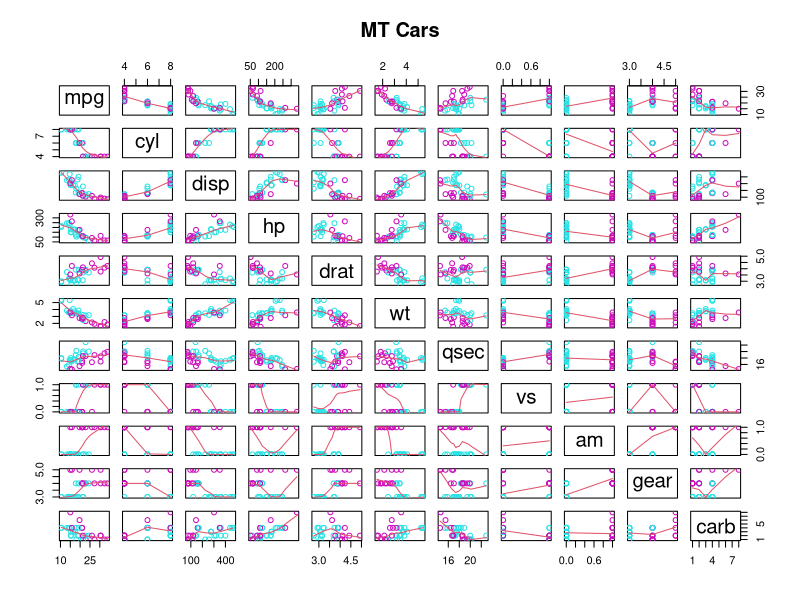
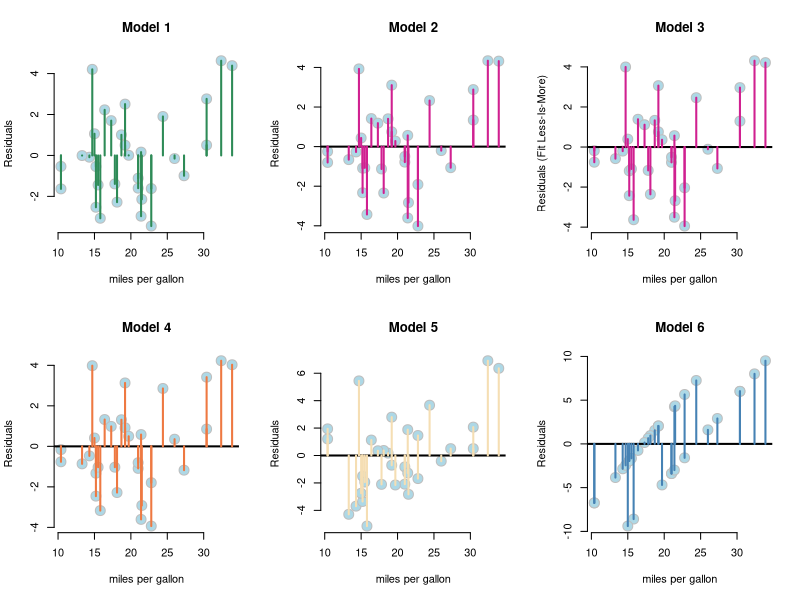

The R source for these figures, in order:
## ---- chunk 1
data(mtcars)
mtc<-data.frame(mtcars)
## ---- chunk 2
pairs(mtc, panel = panel.smooth, main = "MT Cars", col = 13 + (mtc$am >0))
## ---- chunk 3
 M<-abs(cor(mtc))
 wM <- which(M> 0.9, arr.ind=T)
## ---- chunk 4
wM2 <-which(M> 0.8, arr.ind=T)
## ---- chunk 5
mtc$am<-as.character(mtc$am)
mtc$am[mtc$am=="0"]<-"auto"
mtc$am[mtc$am=="1"]<-"manual"
## ---- chunk 6
  fit1<-lm(formula = mpg ~ .,  data = mtc) 
  f1<-summary(fit1)
  fit2<-lm(formula = mpg ~ wt + cyl + am + gear + drat + qsec + carb,  data = mtc)
  f2<-summary(fit2)
  fit3<-lm(formula = mpg ~ wt  + am + gear + drat + qsec + carb,  data = mtc)
  f3<-summary(fit3)
  fit4<-lm(formula = mpg ~ wt  + am  + drat + qsec + carb,  data = mtc)
  f4<-summary(fit4)
  fit5<-lm(formula = mpg ~ wt  + am  + drat ,  data = mtc)
  f5<-summary(fit5)
  fit6<-lm(formula = mpg ~ am ,  data = mtc)
  f6<-summary(fit6)
## ---- chunk 7
anova(fit1,fit2,fit3, fit4, fit5, fit6)
## ---- chunk 8
f1s <-summary(fit1)$coefficients[1,]  
f2s <-summary(fit2)$coefficients[1,]  
f3s <-summary(fit3)$coefficients[1,]
f4s <-summary(fit4)$coefficients[1,]   
f5s <-summary(fit5)$coefficients[1,] 
f6s <-summary(fit6)$coefficients[1,] 

paste("Model 1 : ") ;f1s  
paste("Model 2 : ") ;f2s
paste("Model 3 : ") ;f3s  
paste("Model 4 : ");f4s   
paste("Model 5 : ");f5s 
paste("Model 6 : ");f6s   

f6error <- summary(fit6)$coefficients[1,4]
f6serror <-summary(fit6)$coefficients[1,2]
f6sincrease <-summary(fit6)$coefficients[1,1]

f6
## ---- chunk 9
e1 <- resid(fit1); e3 <- resid(fit3) ; e2 <- resid(fit2)
e4 <- resid(fit4); e5 <- resid(fit5) ; e6 <- resid(fit6)

par(mfrow = c(2, 3))
plot(mtc$mpg, e1,  
    xlab = "miles per gallon", 
     ylab = "Residuals", 
     main="Model 1",
     bg = "lightblue", 
     col = "gray", cex = 2, pch = 21,frame = FALSE)
abline(fit1, lwd = 2)
for (i in 1 : length(mtc$mpg)) 
lines(c(mtc$mpg[i], mtc$mpg[i]),c(e1[i], 0), col = "seagreen" , lwd = 2)

plot(mtc$mpg, e2,  
     xlab = "miles per gallon", 
     ylab = "Residuals", 
      main="Model 2",
     bg = "lightblue", 
     col = "gray", cex = 2, pch = 21,frame = FALSE)
abline(h = 0, lwd = 2)
for (i in 1 : length(mtc$mpg)) 
lines(c(mtc$mpg[i], mtc$mpg[i]),c(e2[i], 0), col = "violetred" , lwd = 2)

plot(mtc$mpg, e3,  
     xlab = "miles per gallon", 
     ylab = "Residuals (Fit Less-Is-More)", 
      main="Model 3",
     bg = "lightblue", 
     col = "gray", cex = 2, pch = 21,frame = FALSE)
abline(h = 0, lwd = 2)
for (i in 1 : length(mtc$mpg)) 
lines(c(mtc$mpg[i], mtc$mpg[i]),c(e3[i], 0), col = "violetred" , lwd = 2)

plot(mtc$mpg, e4,  
     xlab = "miles per gallon", 
     ylab = "Residuals", 
      main="Model 4",
     bg = "lightblue", 
     col = "gray", cex = 2, pch = 21,frame = FALSE)
abline(h = 0, lwd = 2)
for (i in 1 : length(mtc$mpg)) 
lines(c(mtc$mpg[i], mtc$mpg[i]),c(e4[i], 0), col = "sienna2" , lwd = 2)

plot(mtc$mpg, e5,  
     xlab = "miles per gallon", 
     ylab = "Residuals",
       main="Model 5",
     bg = "lightblue", 
     col = "gray", cex = 2, pch = 21,frame = FALSE)
abline(h = 0, lwd = 2)
for (i in 1 : length(mtc$mpg)) 
lines(c(mtc$mpg[i], mtc$mpg[i]),c(e5[i], 0), col = "wheat" , lwd = 2)

plot(mtc$mpg, e6,  
     xlab = "miles per gallon", 
     ylab = "Residuals",
       main="Model 6",
     bg = "lightblue", 
     col = "gray", cex = 2, pch = 21,frame = FALSE)
abline(h = 0, lwd = 2)
for (i in 1 : length(mtc$mpg)) 
lines(c(mtc$mpg[i], mtc$mpg[i]),c(e6[i], 0), col = "steelblue" , lwd = 2)
## ---- chunk 10
#get coefficients
sumCoef<-summary(fit6)$coefficients 
#calculate confidence intervals
coefficients <- sumCoef[1,1]+c(-1,1)*qt(.975,df=fit5$df)*sumCoef[1,2]

